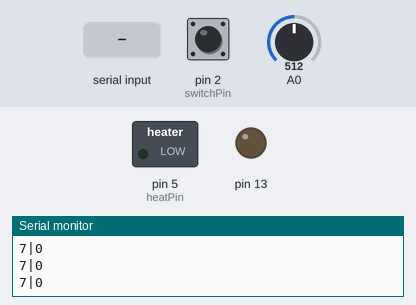
Recording of a sketch running on a simulated Arduino Uno, built with avr-gcc and run on an emulated ATmega328P. Parts: switched loads named in the sketch (green lamp = pin HIGH), output pins drawn as LEDs (lit = HIGH), the last lines printed to the serial monitor. The test bench sets the inputs (shaded band); at power-on: pin 2 (switchPin) HIGH, A0 = 512.

Above: at 1.2 s.
1.3 s: pin 2 (switchPin) pulled LOW for 0.15 s
At 1.38 s:
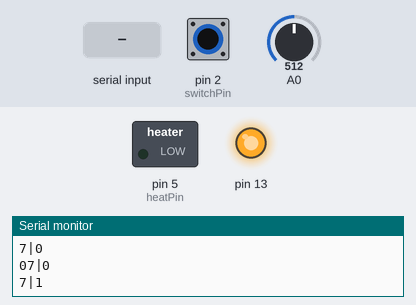
2.9 s: "1" received over Serial
At 3.6 s:
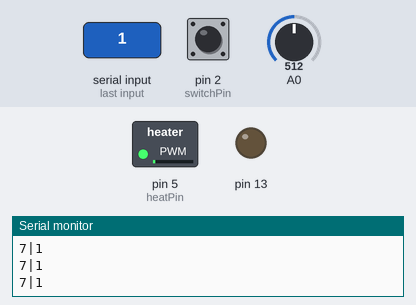
4.4 s: pin 2 (switchPin) pulled LOW for 1 s
At 5.2 s:
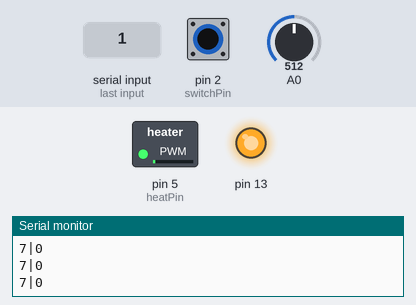
6.9 s: pin 2 (switchPin) pulled LOW for 3.2 s
At 10.8 s:
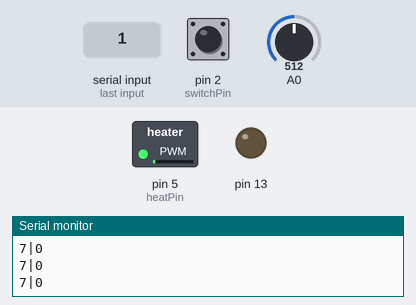
Timing chart, 0 to 12.3 s (numbered marks = the images above; inputs shaded):
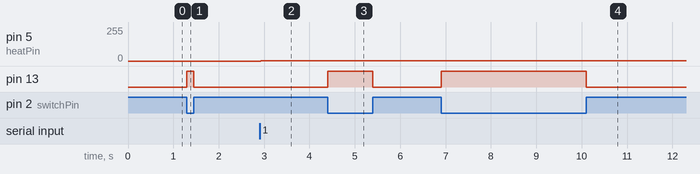

Measured:
- after the input at 1.3 s, pin 13: LOW → HIGH at once, → LOW 0.15 s later
- after the input at 2.9 s, pin 5 (heatPin): 0/255 → 1/255 at once
- after the input at 4.4 s, pin 13: LOW → HIGH at once, → LOW 1.0 s later
- after the input at 6.9 s, pin 13: LOW → HIGH at once, → LOW 3.2 s later

The sketch:

test_sketch.ino
```cpp
int switchPin = 2;
int heatPin = 5;
String outgoingMessage, imcomingMessage;
int val;

// Heat Plate variables
int pressure = 0;
int temperature = 1; //this is not in celsius, but I'll call it temperature anyway
int temperatureRise = 40; //same

//Bike variables
volatile long temp = 0;
volatile long duration = 0; //Laufzeit in Millisekunden
float diameter = 2000; //Raddurchmesser - Magnet
volatile float velocity = 0; // v = s/t
int velocityOut = 0;


void setup() {
  Serial.begin(9600);
  Serial.flush(); //empty serial
  pinMode(switchPin, INPUT);    // sets the digital pin as input to read switch
  pinMode(heatPin, OUTPUT);
  digitalWrite(switchPin, HIGH);
  pinMode(13,OUTPUT);
  attachInterrupt(0, iRWheel, CHANGE);
}

void loop() {

  pressure = map(analogRead(0),1023,0,0,15);

  if (millis()-temp > 3000)
  {
     velocity = 0;
  }

  velocityOut = int(velocity);
  outgoingMessage = String(pressure) + "|" + String(velocityOut);

  delay(50);
  Serial.println(outgoingMessage);

    if(Serial.read() == '1') //'1' is sent when refuelling and handOnPlate
    {
       analogWrite(heatPin, temperature);
       temperature += temperatureRise;
       temperature = min(temperature, 255);
    }
    if(Serial.read() == '0') //'0' is sent when handOnPlate == false
    {
      analogWrite(heatPin, 0);
      temperature = 0;
    }
}

void iRWheel(){
  val = digitalRead(switchPin);
  Serial.print(val);
  if (val==HIGH){
    digitalWrite(13,LOW);
    temp = millis();
  }
  if (val==LOW) {
    digitalWrite(13,HIGH);
    duration = millis()-temp;
    velocity = diameter / duration;
    velocity = min(15,velocity);
  }
}
```
